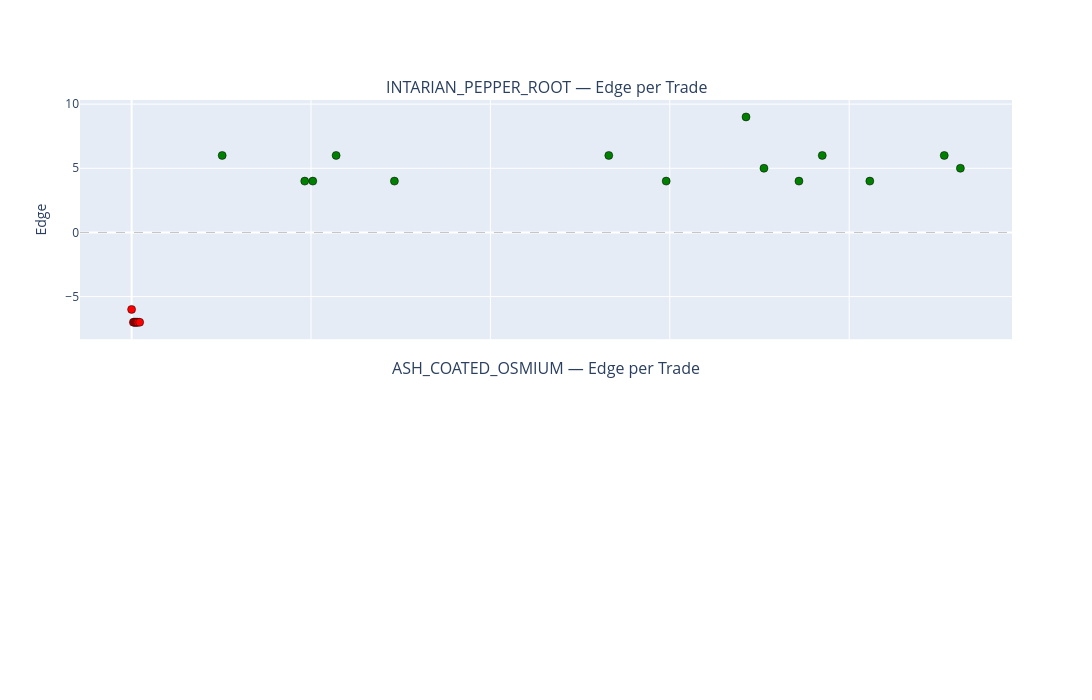

The notebook cell this image was saved under:
### Markdown cell above
### 5b — Edge 散点时序图

每笔成交的 edge 随时间变化，观察是否有时段 edge 恶化。

### Code cell
fig = make_subplots(rows=len(products), cols=1, shared_xaxes=True,
                    subplot_titles=[f"{p} — Edge per Trade" for p in products],
                    vertical_spacing=0.08)

for i, product in enumerate(products, 1):
    pt = my_with_wm.filter(pl.col("product") == product).sort("timestamp")
    if pt.height == 0:
        continue

    # 颜色：正 edge 绿，零 edge 灰，负 edge 红
    colors = ["green" if e > 0 else ("gray" if e == 0 else "red") for e in pt["edge"].to_list()]

    fig.add_trace(go.Scatter(
        x=pt["timestamp"].to_list(), y=pt["edge"].to_list(),
        mode="markers",
        marker=dict(color=colors, size=8, line=dict(width=0.5, color="black")),
        customdata=list(zip(pt["quantity"].to_list(), pt["trade_type"].to_list(), pt["price"].to_list())),
        hovertemplate="t=%{x}<br>edge=%{y}<br>qty=%{customdata[0]}<br>%{customdata[1]} @ %{customdata[2]}<extra></extra>",
        name=product, showlegend=False,
    ), row=i, col=1)
    fig.add_hline(y=0, line_dash="dash", line_color="gray", line_width=0.5, row=i, col=1)
    fig.update_yaxes(title_text="Edge", row=i, col=1)

fig.update_xaxes(title_text="Timestamp", row=len(products), col=1)
fig.update_layout(height=350 * len(products), width=1200)
fig.show()

### Figure 1 — Plotly figure (JSON) as saved in the notebook; plotly's stock layout.template omitted (floating-point values rounded to 4 significant figures)
{"data": [{"customdata": [[11, "my_buy", 12006], [10, "my_buy", 12007], [11, "my_buy", 12007], [9, "my_buy", 12007], [10, "my_buy", 12007], [12, "my_buy", 12007], [12, "my_buy", 12007], [5, "my_buy", 12007], [6, "my_sell", 12016], [5, "my_buy", 12015], [1, "my_buy", 12016], [4, "my_sell", 12028], [4, "my_buy", 12025], [4, "my_sell", 12059], [4, "my_buy", 12055], [7, "my_sell", 12077], [3, "my_buy", 12065], [4, "my_buy", 12070], [3, "my_sell", 12083], [3, "my_buy", 12078], [5, "my_sell", 12096], [5, "my_buy", 12087]], "hovertemplate": "t=%{x}<br>edge=%{y}<br>qty=%{customdata[0]}<br>%{customdata[1]} @ %{customdata[2]}<extra></extra>", "marker": {"color": ["red", "red", "red", "red", "red", "red", "red", "red", "green", "green", "green", "green", "green", "green", "green", "green", "green", "green", "green", "green", "green", "green"], "line": {"color": "black", "width": 0.5}, "size": 8}, "mode": "markers", "name": "INTARIAN_PEPPER_ROOT", "showlegend": false, "type": "scatter", "x": [0, 200, 300, 400, 500, 600, 700, 900, 10100, 19300, 20200, 22800, 29300, 53200, 59600, 68500, 70500, 74400, 77000, 82300, 90600, 92400], "xaxis": "x", "y": [-6, -7, -7, -7, -7, -7, -7, -7, 6, 4, 4, 6, 4, 6, 4, 9, 5, 4, 6, 4, 6, 5], "yaxis": "y"}], "layout": {"annotations": [{"font": {"size": 16}, "showarrow": false, "text": "INTARIAN_PEPPER_ROOT — Edge per Trade", "x": 0.5, "xanchor": "center", "xref": "paper", "y": 1, "yanchor": "bottom", "yref": "paper"}, {"font": {"size": 16}, "showarrow": false, "text": "ASH_COATED_OSMIUM — Edge per Trade", "x": 0.5, "xanchor": "center", "xref": "paper", "y": 0.46, "yanchor": "bottom", "yref": "paper"}], "height": 700, "shapes": [{"line": {"color": "gray", "dash": "dash", "width": 0.5}, "type": "line", "x0": 0, "x1": 1, "xref": "x domain", "y0": 0, "y1": 0, "yref": "y"}], "width": 1200, "xaxis": {"anchor": "y", "domain": [0, 1], "matches": "x2", "showticklabels": false}, "xaxis2": {"anchor": "y2", "domain": [0, 1], "title": {"text": "Timestamp"}}, "yaxis": {"anchor": "x", "domain": [0.54, 1], "title": {"text": "Edge"}}, "yaxis2": {"anchor": "x2", "domain": [0, 0.46]}}}
